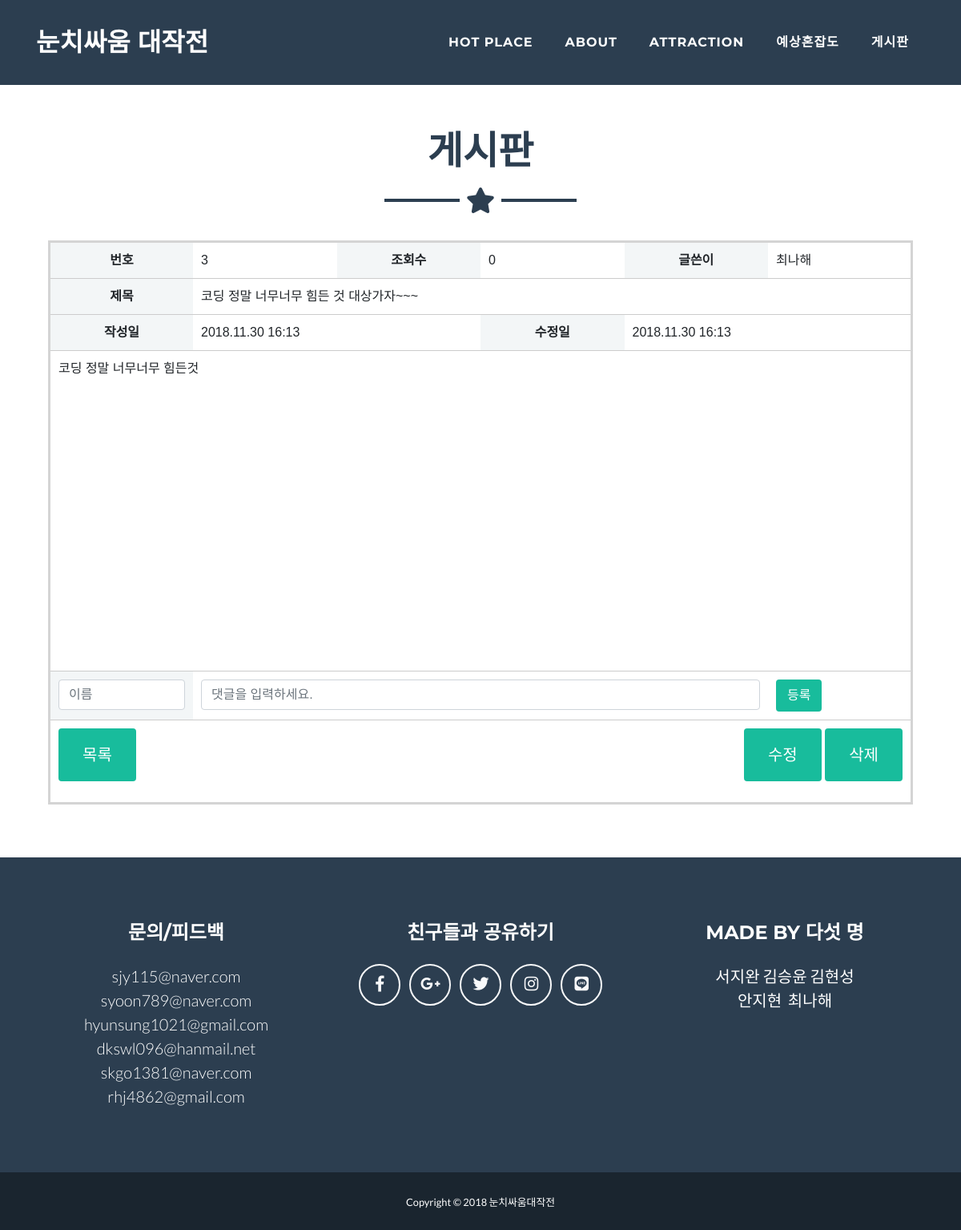
The app's page /read/3, older data.
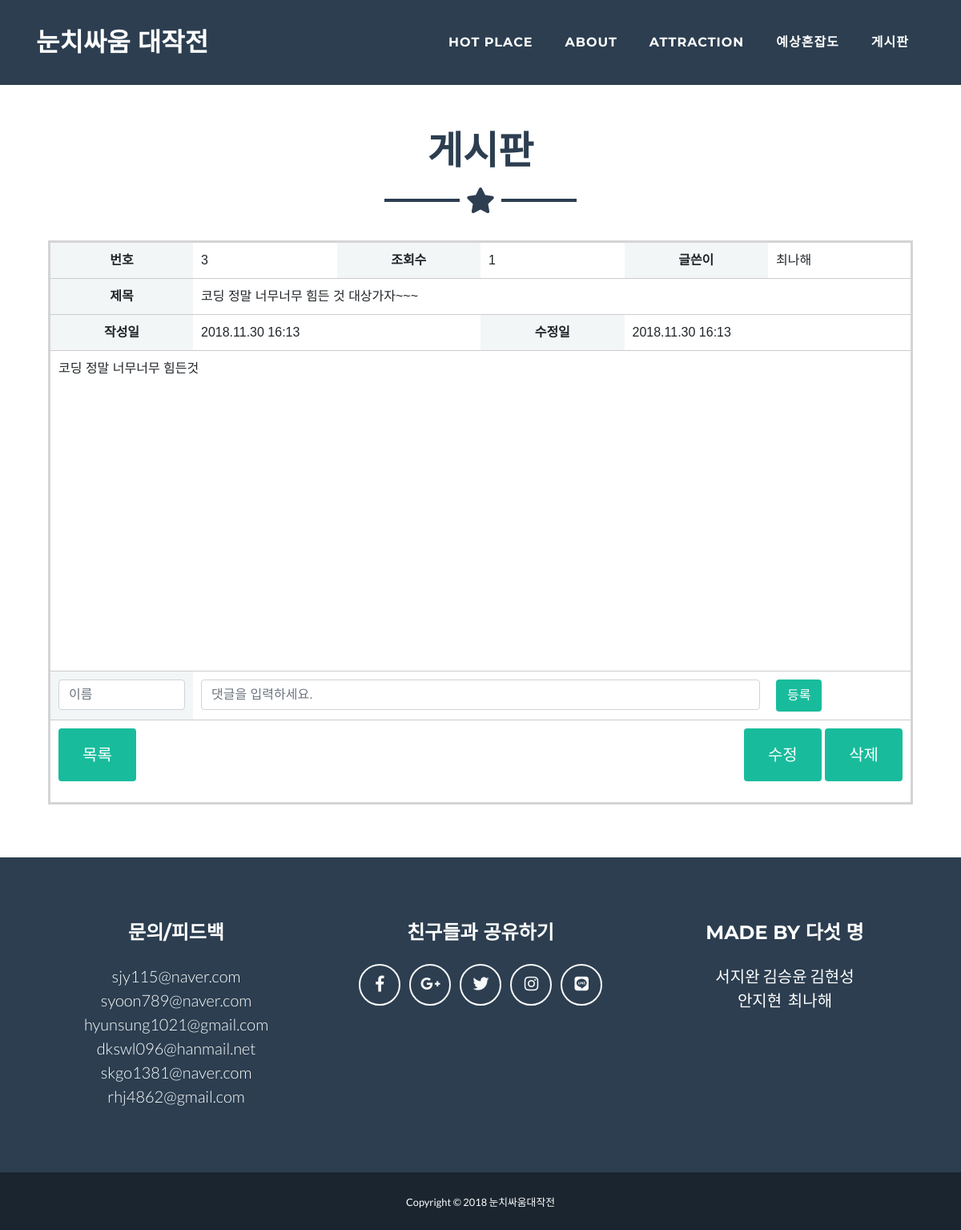
The same page, newer data.
### app.py (models this page shows)
class Post(db.Model): # db.Model을 상속받은 것
    __tablename__ = "posts"                         # DB 내에서의 table 이름
    id = db.Column(db.Integer, primary_key=True)    # sql문과 비슷한 형식!!
    name = db.Column(db.String, nullable=False)
    title = db.Column(db.String, nullable=False)
    password = db.Column(db.String, nullable=False)
    content = db.Column(db.String, nullable=False)
    count = db.Column(db.Integer, nullable=False)
    date = db.Column(db.String, nullable=False)
    date_update = db.Column(db.String, nullable=False)

### app.py (the view)
@app.route("/read/<int:id>")
def readpost(id):
    post = Post.query.get(id)
    post.count = post.count + 1     # 조회수 + 1
    db.session.commit()
    post = Post.query.get(id)       # 누른 게시글에 해당하는 내용 모두 가져옴
    comment = Comment.query.all()   # 댓글 모두 가져옴
    return render_template("read.html", post=post, comment=comment)

### templates/read.html (shortened to what the changed rows need)
<!DOCTYPE html>
<html lang="en">
  <head>
    <link href="../static/vendor/bootstrap/css/bootstrap.min.css" rel="stylesheet">
    <link href="../static/vendor/fontawesome-free/css/all.min.css" rel="stylesheet" type="text/css">
    <link href="../static/vendor/magnific-popup/magnific-popup.css" rel="stylesheet" type="text/css">
    <link href="../static/css/freelancer.min.css" rel="stylesheet">
  </head>
  <body id="page-top">
    <br><br><br>
    <section class="portfolio" id="portfolio">
      <div class="container">
        <h2 class="text-center text-uppercase text-secondary mb-0">게시판</h2>
      </div>
      <table class="type09" width="90%" align="center">
    	<tr>
    		<th id= "box1" style="width:15%">번호</th>
    		<td style="width:15%">{{ post.id }}</td>
    		<th id= "box1" style="width:15%">조회수</th>
    		<td style="width:15%">{{ post.count }}</td>
    		<th id= "box1" style="width:15%">글쓴이</th>
    		<td style="width:15%">{{ post.name }}</td>
    	</tr>
    	<tr>
    		<th id= "box1">제목</th>
    		<td colspan="5">{{ post.title }}</td>
    	</tr>
    	<tr>
    		<th id= "box1">작성일</th>
    		<td colspan="2">{{ post.date }}</td>
    		<th id= "box1">수정일</th>
    		<td colspan="2">{{ post.date_update }}</td>
    	</tr>
    	<tr>
        	<td colspan="6" height="400px" class="inboard">{{ post.content }}</td>
    	</tr>
        <tr>
            <form action="/create_comment">
                <th id="box1">
                  <input class="form-control" name="name" type="text" placeholder="이름">
                </th>
            </form>
        </tr>
      </table>
    </section>
  </body>
</html>

Row changes from the older to the newer data that the page shows:
changed Post "최나해": count "0" → "1"
